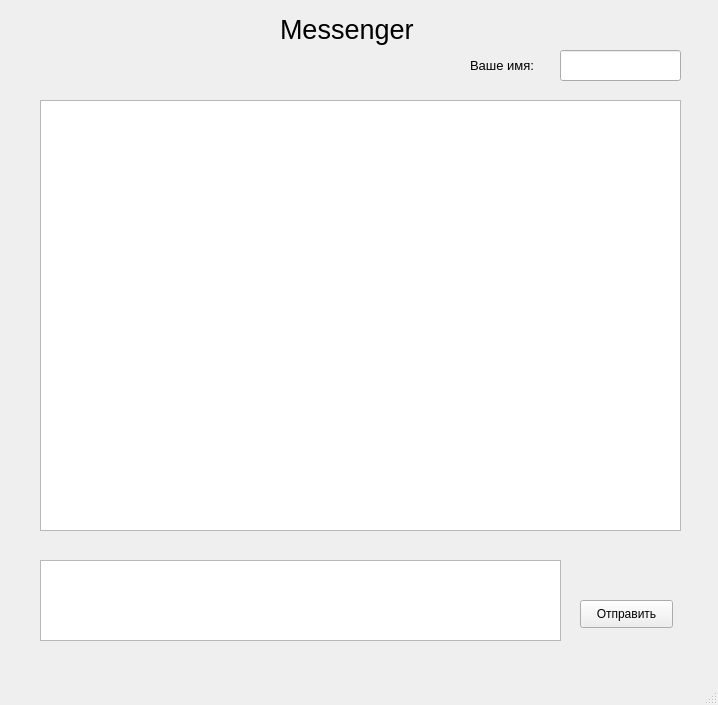
<?xml version="1.0" encoding="UTF-8"?>
<ui version="4.0">
 <class>MainWindow</class>
 <widget class="QMainWindow" name="MainWindow">
  <property name="geometry">
   <rect>
    <x>0</x>
    <y>0</y>
    <width>718</width>
    <height>705</height>
   </rect>
  </property>
  <property name="windowTitle">
   <string>Messenger</string>
  </property>
  <widget class="QWidget" name="centralwidget">
   <widget class="QLabel" name="label">
    <property name="geometry">
     <rect>
      <x>280</x>
      <y>10</y>
      <width>155</width>
      <height>40</height>
     </rect>
    </property>
    <property name="text">
     <string>&lt;html&gt;&lt;head/&gt;&lt;body&gt;&lt;p&gt;&lt;span style=&quot; font-size:20pt;&quot;&gt;Messenger&lt;/span&gt;&lt;/p&gt;&lt;/body&gt;&lt;/html&gt;</string>
    </property>
   </widget>
   <widget class="QTextEdit" name="textEdit">
    <property name="geometry">
     <rect>
      <x>40</x>
      <y>560</y>
      <width>521</width>
      <height>81</height>
     </rect>
    </property>
   </widget>
   <widget class="QPushButton" name="pushButton">
    <property name="geometry">
     <rect>
      <x>580</x>
      <y>600</y>
      <width>93</width>
      <height>28</height>
     </rect>
    </property>
    <property name="text">
     <string>Отправить</string>
    </property>
   </widget>
   <widget class="QTextBrowser" name="textBrowser">
    <property name="geometry">
     <rect>
      <x>40</x>
      <y>100</y>
      <width>641</width>
      <height>431</height>
     </rect>
    </property>
   </widget>
   <widget class="QLineEdit" name="lineEdit">
    <property name="geometry">
     <rect>
      <x>560</x>
      <y>50</y>
      <width>121</width>
      <height>31</height>
     </rect>
    </property>
   </widget>
   <widget class="QLabel" name="label_2">
    <property name="geometry">
     <rect>
      <x>470</x>
      <y>50</y>
      <width>91</width>
      <height>31</height>
     </rect>
    </property>
    <property name="text">
     <string>&lt;html&gt;&lt;head/&gt;&lt;body&gt;&lt;p&gt;&lt;span style=&quot; font-size:10pt;&quot;&gt;Ваше имя:&lt;/span&gt;&lt;/p&gt;&lt;/body&gt;&lt;/html&gt;</string>
    </property>
   </widget>
  </widget>
  <widget class="QMenuBar" name="menubar">
   <property name="geometry">
    <rect>
     <x>0</x>
     <y>0</y>
     <width>718</width>
     <height>26</height>
    </rect>
   </property>
  </widget>
  <widget class="QStatusBar" name="statusbar"/>
 </widget>
 <resources/>
 <connections/>
</ui>
